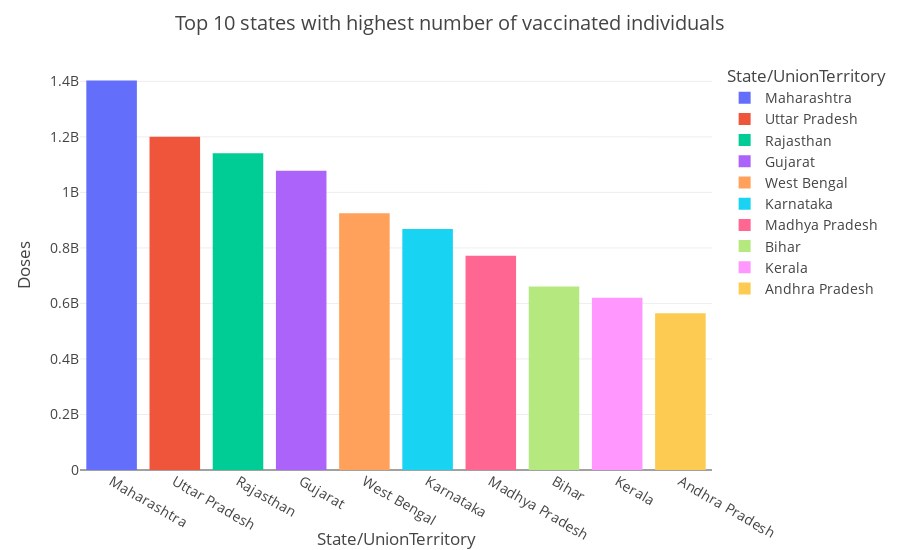

Notebook cell for this chart:
### Markdown cell above
### <b> Top 10 states with highest number of Vaccination

### Code cell
top10vaccinate=coviddf.pivot_table( index = 'State', values = 'Total Individuals Vaccinated', aggfunc = 'sum' ).sort_values(by = ['Total Individuals Vaccinated'],ascending=False).reset_index().head(10)
fig = px.bar( top10vaccinate, x='State',y='Total Individuals Vaccinated', color ='State',width=900, height=550) 
fig.update_layout(
    title="Top 10 states with highest number of vaccinated individuals",
    xaxis_title="State/UnionTerritory",
    yaxis_title="Doses",
    legend_title="State/UnionTerritory",
    font=dict(
        size=14
    )
)
fig.layout.template = 'presentation'
fig.show()

### Figure 1 — Plotly figure (JSON) as saved in the notebook; plotly's stock layout.template omitted (floating-point values rounded to 4 significant figures)
{"data": [{"alignmentgroup": "True", "hovertemplate": "State=%{x}<br>Total Individuals Vaccinated=%{y}<extra></extra>", "legendgroup": "Maharashtra", "marker": {"color": "#636efa", "pattern": {"shape": ""}}, "name": "Maharashtra", "offsetgroup": "Maharashtra", "orientation": "v", "showlegend": true, "textposition": "auto", "type": "bar", "x": ["Maharashtra"], "xaxis": "x", "y": [1403075494], "yaxis": "y"}, {"alignmentgroup": "True", "hovertemplate": "State=%{x}<br>Total Individuals Vaccinated=%{y}<extra></extra>", "legendgroup": "Uttar Pradesh", "marker": {"color": "#EF553B", "pattern": {"shape": ""}}, "name": "Uttar Pradesh", "offsetgroup": "Uttar Pradesh", "orientation": "v", "showlegend": true, "textposition": "auto", "type": "bar", "x": ["Uttar Pradesh"], "xaxis": "x", "y": [1200575482], "yaxis": "y"}, {"alignmentgroup": "True", "hovertemplate": "State=%{x}<br>Total Individuals Vaccinated=%{y}<extra></extra>", "legendgroup": "Rajasthan", "marker": {"color": "#00cc96", "pattern": {"shape": ""}}, "name": "Rajasthan", "offsetgroup": "Rajasthan", "orientation": "v", "showlegend": true, "textposition": "auto", "type": "bar", "x": ["Rajasthan"], "xaxis": "x", "y": [1141162807], "yaxis": "y"}, {"alignmentgroup": "True", "hovertemplate": "State=%{x}<br>Total Individuals Vaccinated=%{y}<extra></extra>", "legendgroup": "Gujarat", "marker": {"color": "#ab63fa", "pattern": {"shape": ""}}, "name": "Gujarat", "offsetgroup": "Gujarat", "orientation": "v", "showlegend": true, "textposition": "auto", "type": "bar", "x": ["Gujarat"], "xaxis": "x", "y": [1078260544], "yaxis": "y"}, {"alignmentgroup": "True", "hovertemplate": "State=%{x}<br>Total Individuals Vaccinated=%{y}<extra></extra>", "legendgroup": "West Bengal", "marker": {"color": "#FFA15A", "pattern": {"shape": ""}}, "name": "West Bengal", "offsetgroup": "West Bengal", "orientation": "v", "showlegend": true, "textposition": "auto", "type": "bar", "x": ["West Bengal"], "xaxis": "x", "y": [925022706], "yaxis": "y"}, {"alignmentgroup": "True", "hovertemplate": "State=%{x}<br>Total Individuals Vaccinated=%{y}<extra></extra>", "legendgroup": "Karnataka", "marker": {"color": "#19d3f3", "pattern": {"shape": ""}}, "name": "Karnataka", "offsetgroup": "Karnataka", "orientation": "v", "showlegend": true, "textposition": "auto", "type": "bar", "x": ["Karnataka"], "xaxis": "x", "y": [868523530], "yaxis": "y"}, {"alignmentgroup": "True", "hovertemplate": "State=%{x}<br>Total Individuals Vaccinated=%{y}<extra></extra>", "legendgroup": "Madhya Pradesh", "marker": {"color": "#FF6692", "pattern": {"shape": ""}}, "name": "Madhya Pradesh", "offsetgroup": "Madhya Pradesh", "orientation": "v", "showlegend": true, "textposition": "auto", "type": "bar", "x": ["Madhya Pradesh"], "xaxis": "x", "y": [771864046], "yaxis": "y"}, {"alignmentgroup": "True", "hovertemplate": "State=%{x}<br>Total Individuals Vaccinated=%{y}<extra></extra>", "legendgroup": "Bihar", "marker": {"color": "#B6E880", "pattern": {"shape": ""}}, "name": "Bihar", "offsetgroup": "Bihar", "orientation": "v", "showlegend": true, "textposition": "auto", "type": "bar", "x": ["Bihar"], "xaxis": "x", "y": [660847900], "yaxis": "y"}, {"alignmentgroup": "True", "hovertemplate": "State=%{x}<br>Total Individuals Vaccinated=%{y}<extra></extra>", "legendgroup": "Kerala", "marker": {"color": "#FF97FF", "pattern": {"shape": ""}}, "name": "Kerala", "offsetgroup": "Kerala", "orientation": "v", "showlegend": true, "textposition": "auto", "type": "bar", "x": ["Kerala"], "xaxis": "x", "y": [620825191], "yaxis": "y"}, {"alignmentgroup": "True", "hovertemplate": "State=%{x}<br>Total Individuals Vaccinated=%{y}<extra></extra>", "legendgroup": "Andhra Pradesh", "marker": {"color": "#FECB52", "pattern": {"shape": ""}}, "name": "Andhra Pradesh", "offsetgroup": "Andhra Pradesh", "orientation": "v", "showlegend": true, "textposition": "auto", "type": "bar", "x": ["Andhra Pradesh"], "xaxis": "x", "y": [564591113], "yaxis": "y"}], "layout": {"barmode": "relative", "font": {"size": 14}, "height": 550, "legend": {"title": {"text": "State/UnionTerritory"}, "tracegroupgap": 0}, "margin": {"t": 60}, "title": {"text": "Top 10 states with highest number of vaccinated individuals"}, "width": 900, "xaxis": {"anchor": "y", "categoryarray": ["Maharashtra", "Uttar Pradesh", "Rajasthan", "Gujarat", "West Bengal", "Karnataka", "Madhya Pradesh", "Bihar", "Kerala", "Andhra Pradesh"], "categoryorder": "array", "domain": [0, 1], "title": {"text": "State/UnionTerritory"}}, "yaxis": {"anchor": "x", "domain": [0, 1], "title": {"text": "Doses"}}}}
